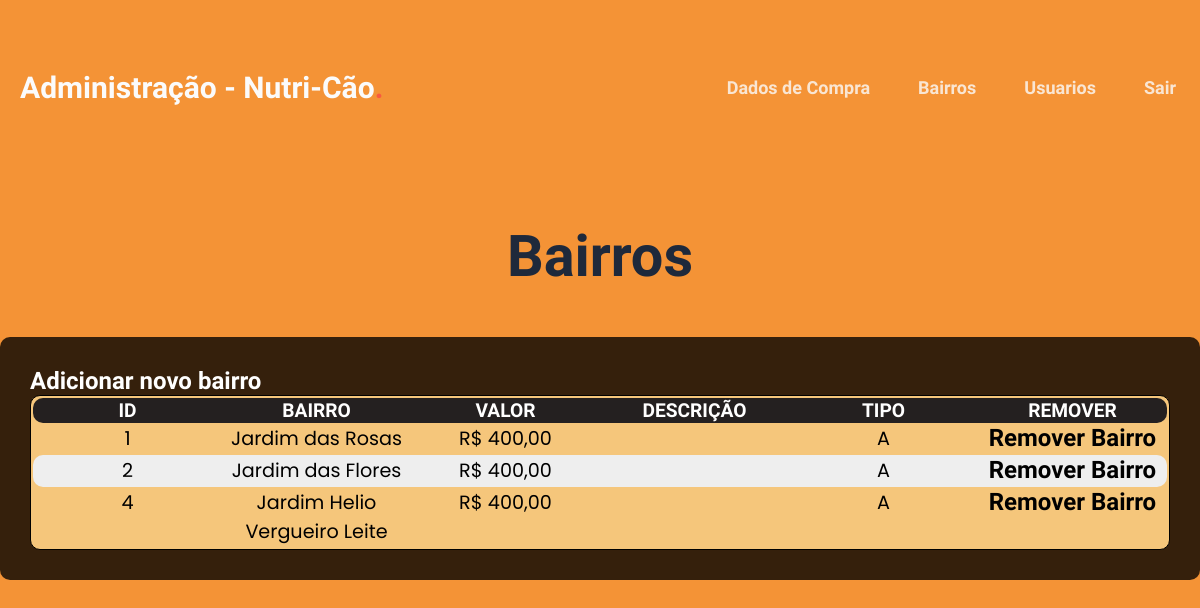
Screenshot of /admin/index.php?pagina=bairros (signed in) with the database file from the repository.
### tables this page shows
CREATE TABLE IF NOT EXISTS `produto` (
  `id` int(11) NOT NULL AUTO_INCREMENT,
  `bairro` varchar(60) DEFAULT NULL,
  `valor` decimal(10,2) DEFAULT NULL,
  `foto` text DEFAULT '',
  `descricao` text DEFAULT NULL,
  `tipo` char(1) DEFAULT NULL COMMENT 'A-Alimentador | R-Ração',
  PRIMARY KEY (`id`) USING BTREE
);

### admin/paginas/bairros.php (the view, shortened to what this page needs)
<h1>  <span style="color:#1e293b;"> Bairros </span> </h1>
<section id="tabela" class="container">
<?php
echo"<a href='index.php?pagina=adicionar' class='adic-bairro'> Adicionar novo bairro <ion-icon name='add-circle-outline'></ion-icon> </a>";
?>
    <table>
        <tr class="table-header">
        <th class="header__item filter__link">ID</th>
        <th class="header__item filter__link">Bairro</th>
        <th class="header__item filter__link">Valor</th>
        <th class="header__item filter__link">Descrição</th>
        <th class="header__item filter__link">Tipo</th>
        <th class="header__item filter__link">Remover</th>
</tr>
        <?php
        $tb = 'SELECT * FROM produto';
        $resulta = $conexao->query($tb);
        if ($resulta->num_rows > 0) {
            while ($row = $resulta->fetch_assoc()) {
                echo "<tr class='table-row'>";
                echo "<td class='table-data'>" . $row['id'] . "</td>";
                echo "<td class='table-data'>" . $row['bairro'] . "</td>";
                echo " <td class='table-data'>R$ " . number_format($row['valor'], 2, ',', '.') . "</td>";
                echo "<td class='table-data'>" . $row['descricao'] . "</td>";
                echo "<td class='table-data'>" . $row['tipo'] . "</td>";
                echo"<td class='table-data'> <a href='excluir.php?id=" . $row['id'] . "'
                class='adic-bairro excluir-bairro'> Remover Bairro <ion-icon name='remove-outline'></ion-icon> </a> </td>";
                echo "</tr>";
            }
        }
        ?>
    </table>

### assets/css/scss/main.css (style rules this page uses)
.container { max-width: 1440px; margin: 0 auto; padding: 0px 20px; }
h1 { text-align: center; font-family: var(--font-titulo); font-weight: 700; color: #fbfbfb; font-size: 3.6rem; }
.adic-bairro { margin-bottom: 30px; text-decoration: none; font-family: var(--font-titulo); color: white; font-size: 1.5rem; font-weight: 800; }
.adic-bairro.excluir-bairro { margin-bottom: 30px; text-decoration: none; font-family: var(--font-titulo); color: rgb(0, 0, 0); font-size: 1.5rem; font-weight: 800; }
#tabela { background-color: rgba(0, 0, 0, 0.7803921569); border-radius: 10px; padding: 30px; }
table { border-radius: 10px; background-color: #f5c67b; width: 100%; border: 1px solid black; }
.table-row { font-family: "Poppins"; font-weight: 400; font-size: 1.2rem; display: flex; width: 100%; padding: 3 0; border-radius: 10px; }
.table-row:nth-of-type(odd) { background: #EEEEEE; }
.table-data, .header__item { flex: 1 1 20%; text-align: center; }
.header__item { text-transform: uppercase; }
.table-header { border-radius: 10px; font-family: "Saira"; font-weight: 800; font-size: 1.2rem; display: flex; width: 100%; background: #242020; padding: 3 0; }
.filter__link { color: white; position: relative; display: inline-block; padding-left: 24px; padding-right: 24px; }
.filter__link::after { content: ""; position: absolute; right: -3; color: white; font-size: 24px; top: 50%; transform: translateY(-50%); }
:root { --font-titulo: "Saira", sans-serif; --font-texto: "Poppins", sans-serif; }
:root { --cor-body: #222222; --cor-p: #f49336; --cor-s: #f85a40; --cor-t:#775c4c; }
body { background-color: var(--cor-p); margin: 0 auto; }

### rows the page displays
produto: id "1", bairro "Jardim das Rosas", valor "400,00", tipo "A"
produto: id "2", bairro "Jardim das Flores", valor "400,00", tipo "A"
produto: id "4", bairro "Jardim Helio Vergueiro Leite", valor "400,00", tipo "A"
